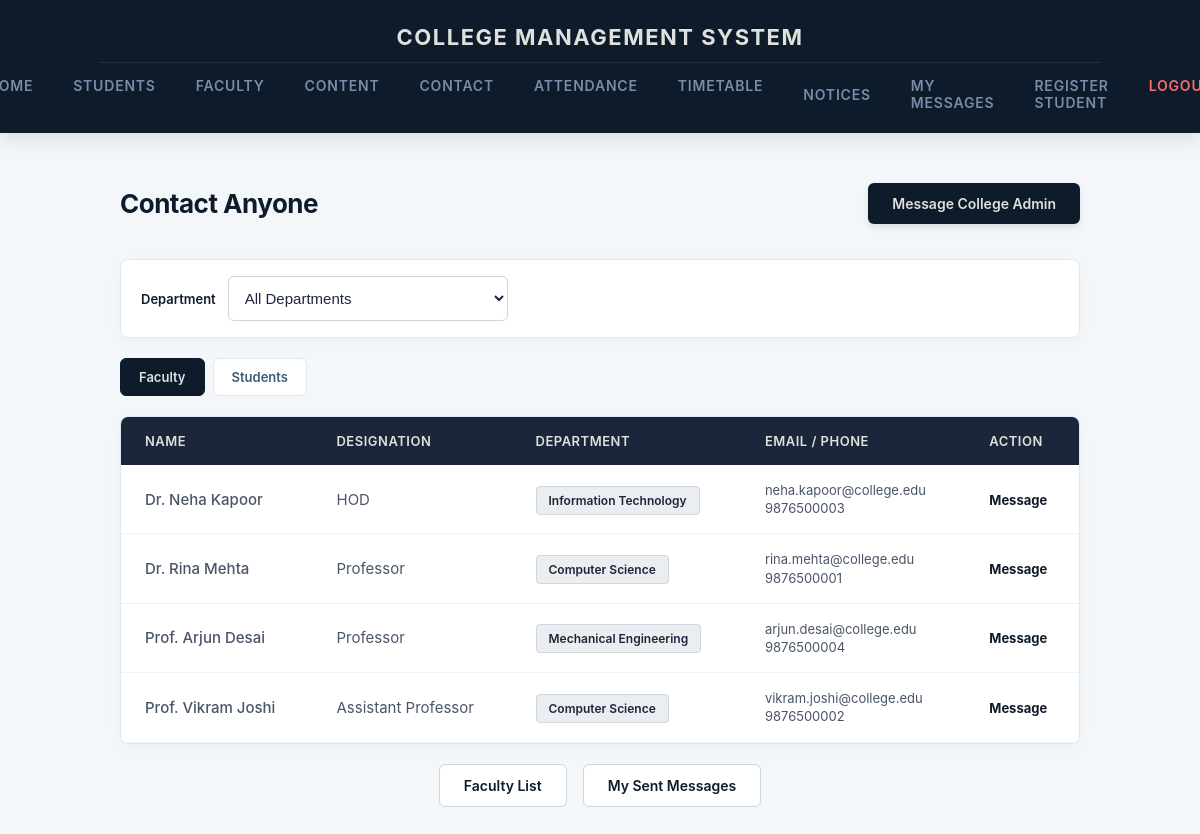
The page /contact/ (signed in) on the database its author committed.
### cms/models.py (models this page shows, shortened)
class Faculty(models.Model):
    employee_id = models.CharField(max_length=50, unique=True)
    name = models.CharField(max_length=100)
    email = models.EmailField()
    phone = models.CharField(max_length=20, blank=True, default='')
    designation = models.CharField(max_length=100)
    department = models.ForeignKey(Department, on_delete=models.CASCADE, related_name='faculty')
    password = models.CharField(max_length=128)
    is_active = models.BooleanField(default=True)
    class Meta:
        verbose_name_plural = 'Faculty'
        ordering = ['name']

class Department(models.Model):
    name = models.CharField(max_length=100)

### cms/views.py (the view)
# urls.py: path("contact/", contact_view, name="contact"),
@student_login_required
def contact_view(request):
    student = _get_logged_in_student(request)
    if student is None:
        return redirect('login')
    dept_id = request.GET.get('department') or ''
    tab = request.GET.get('tab', 'faculty')
    faculty_qs = Faculty.objects.filter(is_active=True).select_related('department')
    student_qs = Student.objects.select_related('department').exclude(id=student.id)
    if dept_id:
        faculty_qs = faculty_qs.filter(department_id=dept_id)
        student_qs = student_qs.filter(department_id=dept_id)
    departments = Department.objects.all()
    return render(request, 'contact.html', {
        'student': student,
        'faculty_contacts': faculty_qs,
        'student_contacts': student_qs,
        'departments': departments,
        'selected_department': dept_id,
        'active_tab': tab,
    })

### admin_dashboard/context_processors.py (called while the page is built)
def sidebar_links(request):
    return {
        'admin_nav':
            [
                {'name': 'Dashboard', 'url': 'staff_dashboard', 'icon': '📊'},
                {'name': 'Students', 'url': 'staff_students', 'icon': '🎓'},
                {'name': 'Faculty', 'url': 'staff_faculty', 'icon': '💼'},
                {'name': 'Attendance', 'url': 'staff_attendance', 'icon': '✅'},
                {'name': 'Messages', 'url': 'staff_messages', 'icon': '✉️'},
            ]
    }

### cms/context_processors.py (called while the page is built)
def student_nav_context(request):
    student_id = request.session.get('student_id')
    if not student_id:
        return {}
    from .models import Student
    try:
        student = Student.objects.select_related('department').get(id=student_id)
    except Student.DoesNotExist:
        return {}
    notices_qs = Notice.objects.filter(
        Q(department__isnull=True) | Q(department=student.department),
        Q(semester='') | Q(semester=student.semester),
    )
    unread_notice_count = notices_qs.exclude(reads__student=student).count()
    return {
        'nav_student': student,
        'unread_notice_count': unread_notice_count,
    }

### cms/views.py (called while the page is built)
def _get_logged_in_student(request):
    student_id = request.session.get('student_id')
    try:
        return Student.objects.select_related('department').get(id=student_id)
    except Student.DoesNotExist:
        request.session.flush()
        return None

def student_login_required(view_func):
    @wraps(view_func)
    def _wrapped_view(request, *args, **kwargs):
        if 'student_id' not in request.session:
            return redirect('login')
        return view_func(request, *args, **kwargs)
    return _wrapped_view

### cms/templates/contact.html (shortened to what this page needs)
{% extends 'index.html' %}
{% block main_content %}
<div class="cms-module-header">
    <h1>Contact Anyone</h1>
    <a href="{% url 'message_compose' %}?type=admin" class="cms-btn-primary">Message College Admin</a>
</div>
<form method="get" class="cms-filter-bar">
    <label for="department">Department</label>
    <select name="department" id="department" class="cms-form-select cms-filter-select" onchange="this.form.submit()">
        <option value="">All Departments</option>
    </select>
</form>
<div class="cms-tabs">
    <a href="?tab=faculty{% if selected_department %}&department={{ selected_department }}{% endif %}" class="cms-tab {% if active_tab == 'faculty' %}cms-tab-active{% endif %}">Faculty</a>
    <a href="?tab=students{% if selected_department %}&department={{ selected_department }}{% endif %}" class="cms-tab {% if active_tab == 'students' %}cms-tab-active{% endif %}">Students</a>
</div>
{% if active_tab == 'faculty' %}
<div class="cms-table-card">
    <table class="cms-dashboard-table">
        <thead>
            <tr>
                <th>Name</th>
                <th>Designation</th>
                <th>Department</th>
                <th>Email / Phone</th>
                <th>Action</th>
            </tr>
        </thead>
        <tbody>
            {% for f in faculty_contacts %}
            <tr>
                <td style="font-weight: 500;">{{ f.name }}</td>
                <td>{{ f.designation }}</td>
                <td><span class="cms-dept-badge">{{ f.department.name }}</span></td>
                <td><div class="cms-contact-mini">{{ f.email }}{% if f.phone %}<br>{{ f.phone }}{% endif %}</div></td>
                <td><a href="{% url 'message_compose' %}?type=faculty&faculty={{ f.id }}" class="cms-btn-link">Message</a></td>
            </tr>
            {% empty %}
            <tr><td colspan="5" class="cms-table-empty">No faculty to contact.</td></tr>
            {% endfor %}
        </tbody>
    </table>
</div>
{% endif %}
<div class="cms-dashboard-actions" style="margin-top: 20px;">
    <a href="{% url 'faculty_list' %}" class="cms-btn-secondary">Faculty List</a>
    <a href="{% url 'my_messages' %}" class="cms-btn-secondary">My Sent Messages</a>
</div>
{% endblock %}

### static/css/style.css (style rules this page uses)
:root { --eclipse-deep: #0D1B2A; --eclipse-navy: #1B263B; --eclipse-steel: #415A77; --eclipse-light: #778DA9; --eclipse-glow: #E0E1DD; --canvas-bg: #F4F7FA; --text-primary: #1C2541; }
body { font-family: -apple-system, BlinkMacSystemFont, "Segoe UI", Roboto, Helvetica, Arial, sans-serif; background-color: var(--canvas-bg); color: var(--text-primary); margin: 0; padding: 0; -webkit-font-smoothing: antialiased; }
.cms-module-header { display: flex; justify-content: space-between; align-items: center; margin-bottom: 35px; }
.cms-module-header h1 { color: var(--eclipse-deep); margin: 0; font-size: 26px; font-weight: 700; letter-spacing: -0.5px; }
.cms-btn-primary { background-color: var(--eclipse-deep); color: var(--eclipse-glow); text-decoration: none; padding: 12px 24px; border-radius: 6px; font-weight: 600; font-size: 14px; border: none; cursor: pointer; display: inline-block; box-shadow: 0 4px 6px rgba(13, 27, 42, 0.1); transition: all 0.2s cubic-bezier(0.4, 0, 0.2, 1); }
.cms-table-card { background-color: #ffffff; border-radius: 8px; box-shadow: 0 4px 15px rgba(0, 0, 0, 0.03); border: 1px solid #E2E8F0; overflow: hidden; }
.cms-dashboard-table { width: 100%; border-collapse: collapse; text-align: left; }
.cms-dashboard-table th { background-color: var(--eclipse-navy); color: var(--eclipse-glow); font-weight: 600; padding: 16px 24px; font-size: 13px; text-transform: uppercase; letter-spacing: 0.5px; }
.cms-dashboard-table td { padding: 16px 24px; border-bottom: 1px solid #EDF2F7; font-size: 15px; color: #4A5568; }
.cms-dashboard-table tbody tr { transition: background-color 0.15s ease; }
.cms-dept-badge { background-color: rgba(65, 90, 119, 0.1); color: var(--eclipse-navy); padding: 6px 12px; border-radius: 4px; font-size: 12px; font-weight: 600; border: 1px solid rgba(65, 90, 119, 0.15); }
.cms-form-input, .cms-form-select { width: 100%; padding: 12px; border: 1px solid #CBD5E0; border-radius: 6px; box-sizing: border-box; font-size: 15px; background-color: #ffffff; color: var(--text-primary); transition: all 0.2s ease; }
.cms-btn-secondary { background-color: #ffffff; color: var(--eclipse-deep); text-decoration: none; padding: 12px 24px; border-radius: 6px; font-weight: 600; font-size: 14px; border: 1px solid #CBD5E0; cursor: pointer; display: inline-block; transition: all 0.2s cubic-bezier(0.4, 0, 0.2, 1); }
.cms-dashboard-actions { margin-top: 30px; display: flex; flex-wrap: wrap; justify-content: center; gap: 16px; }
.cms-filter-bar { display: flex; align-items: center; gap: 12px; margin-bottom: 20px; padding: 16px 20px; background: #ffffff; border: 1px solid #E2E8F0; border-radius: 8px; box-shadow: 0 4px 15px rgba(0, 0, 0, 0.03); }
.cms-filter-bar label, .cms-filter-field label { font-weight: 600; font-size: 13px; color: var(--eclipse-deep); }
.cms-filter-select { max-width: 280px; }
.cms-tabs { display: flex; gap: 8px; margin-bottom: 20px; }
.cms-tab { padding: 10px 18px; border-radius: 6px; text-decoration: none; font-weight: 600; font-size: 13px; color: var(--eclipse-steel); border: 1px solid #E2E8F0; background: #ffffff; transition: all 0.2s ease; }
.cms-tab-active { background: var(--eclipse-deep); color: var(--eclipse-glow); border-color: var(--eclipse-deep); }
.cms-btn-link { color: var(--eclipse-deep); font-weight: 700; font-size: 13px; text-decoration: none; }
.cms-contact-mini { font-size: 13px; color: #4A5568; line-height: 1.4; }

### rows shown on the page
Faculty: name "Dr. Neha Kapoor", designation "HOD", department.name "Information Technology", email "neha.kapoor@college.edu", phone "9876500003"
Faculty: name "Dr. Rina Mehta", designation "Professor", department.name "Computer Science", email "rina.mehta@college.edu", phone "9876500001"
Faculty: name "Prof. Arjun Desai", designation "Professor", department.name "Mechanical Engineering", email "arjun.desai@college.edu", phone "9876500004"
Faculty: name "Prof. Vikram Joshi", designation "Assistant Professor", department.name "Computer Science", email "vikram.joshi@college.edu", phone "9876500002"
